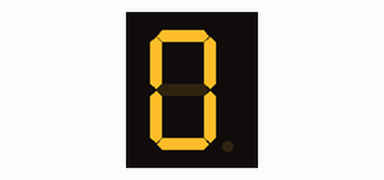
The sketch below on a simulated Arduino Uno, built with avr-gcc and run on an emulated ATmega328P. On the bench: 1-digit seven-segment display. Wiring (inferred from the names in the program): 1-digit 7-segment display, segments lit when HIGH: segments pin 12, pin 13, pin 10, pin 9, pin 8, pin 7, pin 6, pin 11. The segment pins are drawn as the display they are named for.

Above: at 0.1 s.
At 10.1 s:
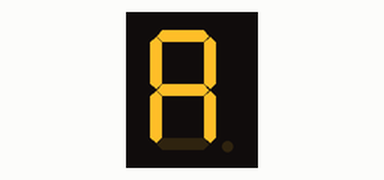
At 12.1 s:
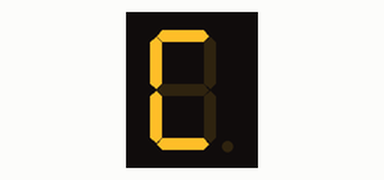
At 13.1 s:
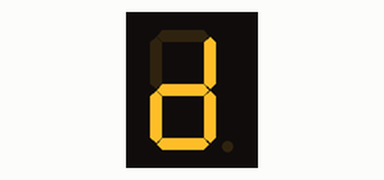
At 14.1 s:
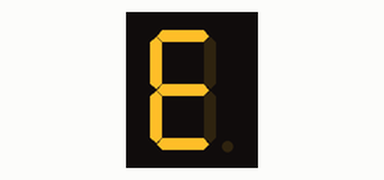
At 15.1 s:
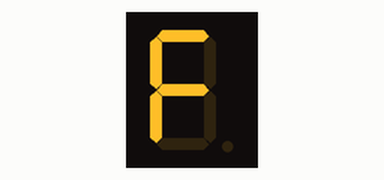

The sketch:

sam84.ino
```cpp
#include <avr/sleep.h>
#include <MsTimer2.h>
  // put your setup code here, to run once:
const byte out7seg[]={6,7,8,9,10,11,12,13,0xff};
const byte pattern[]={

                      0b11011110, //0
                      0b10010000, //1
                      0b11001101, //2
                      0b11011001, //3
                      0b10010011, //4
                      0b01011011, //5
                      0b01011111, //6
                      0b11010000, //7
                      0b11011111, //8
                      0b11011011, //9
                      0b11010111, //A
                      0b00011111, //b
                      0b01001110, //C
                      0b10011101, //d
                      0b01001111, //E
                       0b01000111 //F

};
byte counter;
void setup() {
  for(byte i=0;out7seg[i]!=0xff;i++){
    pinMode(out7seg[i], OUTPUT);
  }
  counter=0;
  MsTimer2::set(1000,vect);
  dispcounter();
  MsTimer2::start();
}

void dispcounter(){
  for(byte i=0; i<8;i++){
    digitalWrite(out7seg[i],pattern[counter]&1<<i);
  }
}
void inccounter(){
  counter++;
  if(counter>=sizeof(pattern)){
    counter=0;
  }
}
void vect(){
  inccounter();
  dispcounter();
}
void loop() {
  sleep_cpu();
}
```

Measured:
- by itself, everything shown: repeats every 16.0 s, in 16 steps
- what the display in image 1 shows lasts 1.0 s, from 10.0 s to 11.0 s
